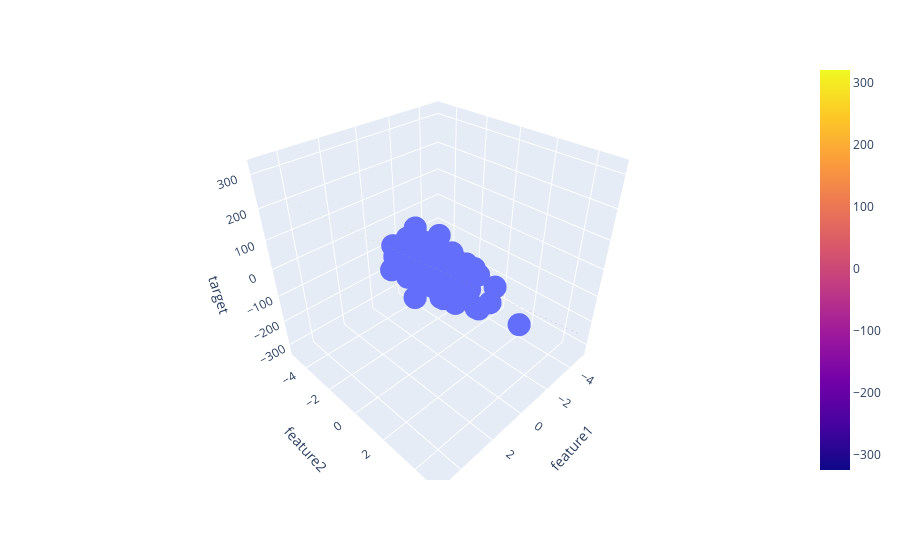

Notebook cell for this chart:
### Code cell
import plotly.graph_objects as go
fig = px.scatter_3d(df, x='feature1', y='feature2', z='target')

fig.add_trace(go.Surface(x = x, y=y, z=z))
fig.show()
